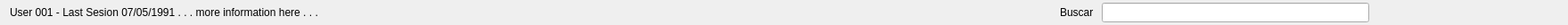
<?xml version="1.0" encoding="UTF-8"?>
<ui version="4.0">
 <class>UI_STATUS_BAR</class>
 <widget class="QWidget" name="UI_STATUS_BAR">
  <property name="geometry">
   <rect>
    <x>0</x>
    <y>0</y>
    <width>1759</width>
    <height>28</height>
   </rect>
  </property>
  <property name="cursor">
   <cursorShape>ArrowCursor</cursorShape>
  </property>
  <property name="windowTitle">
   <string>Form</string>
  </property>
  <layout class="QGridLayout" name="gridLayout_2">
   <property name="topMargin">
    <number>0</number>
   </property>
   <property name="bottomMargin">
    <number>0</number>
   </property>
   <item row="0" column="0">
    <layout class="QGridLayout" name="gridLayout">
     <item row="0" column="0">
      <widget class="QLabel" name="label_Mensaje">
       <property name="palette">
        <palette>
         <active>
          <colorrole role="WindowText">
           <brush brushstyle="SolidPattern">
            <color alpha="255">
             <red>106</red>
             <green>106</green>
             <blue>106</blue>
            </color>
           </brush>
          </colorrole>
          <colorrole role="Text">
           <brush brushstyle="SolidPattern">
            <color alpha="255">
             <red>0</red>
             <green>0</green>
             <blue>0</blue>
            </color>
           </brush>
          </colorrole>
         </active>
         <inactive>
          <colorrole role="WindowText">
           <brush brushstyle="SolidPattern">
            <color alpha="255">
             <red>0</red>
             <green>0</green>
             <blue>0</blue>
            </color>
           </brush>
          </colorrole>
          <colorrole role="Text">
           <brush brushstyle="SolidPattern">
            <color alpha="255">
             <red>0</red>
             <green>0</green>
             <blue>0</blue>
            </color>
           </brush>
          </colorrole>
         </inactive>
         <disabled>
          <colorrole role="WindowText">
           <brush brushstyle="SolidPattern">
            <color alpha="255">
             <red>120</red>
             <green>120</green>
             <blue>120</blue>
            </color>
           </brush>
          </colorrole>
          <colorrole role="Text">
           <brush brushstyle="SolidPattern">
            <color alpha="255">
             <red>120</red>
             <green>120</green>
             <blue>120</blue>
            </color>
           </brush>
          </colorrole>
         </disabled>
        </palette>
       </property>
       <property name="text">
        <string>User 001 - Last Sesion 07/05/1991 . . . more information here . . .</string>
       </property>
       <property name="scaledContents">
        <bool>false</bool>
       </property>
       <property name="textInteractionFlags">
        <set>Qt::LinksAccessibleByMouse|Qt::TextSelectableByMouse</set>
       </property>
      </widget>
     </item>
     <item row="0" column="1">
      <spacer name="horizontalSpacer_3">
       <property name="orientation">
        <enum>Qt::Horizontal</enum>
       </property>
       <property name="sizeType">
        <enum>QSizePolicy::Expanding</enum>
       </property>
       <property name="sizeHint" stdset="0">
        <size>
         <width>1000</width>
         <height>17</height>
        </size>
       </property>
      </spacer>
     </item>
     <item row="0" column="2">
      <widget class="QLabel" name="label_3">
       <property name="text">
        <string>Buscar </string>
       </property>
      </widget>
     </item>
     <item row="0" column="3">
      <widget class="QLineEdit" name="lineEdit_Buscar">
       <property name="minimumSize">
        <size>
         <width>300</width>
         <height>0</height>
        </size>
       </property>
       <property name="maximumSize">
        <size>
         <width>300</width>
         <height>16777215</height>
        </size>
       </property>
       <property name="cursor">
        <cursorShape>IBeamCursor</cursorShape>
       </property>
      </widget>
     </item>
     <item row="0" column="4">
      <layout class="QGridLayout" name="gridLayout_5">
       <item row="0" column="1">
        <widget class="QPushButton" name="pushButton_Buscar">
         <property name="sizePolicy">
          <sizepolicy hsizetype="Fixed" vsizetype="Fixed">
           <horstretch>0</horstretch>
           <verstretch>0</verstretch>
          </sizepolicy>
         </property>
         <property name="text">
          <string/>
         </property>
         <property name="icon">
          <iconset resource="Icons/Icons.qrc">
           <normaloff>:/Icons/1349145121_Black_Search.png</normaloff>:/Icons/1349145121_Black_Search.png</iconset>
         </property>
         <property name="checkable">
          <bool>false</bool>
         </property>
         <property name="flat">
          <bool>true</bool>
         </property>
        </widget>
       </item>
       <item row="0" column="2">
        <widget class="QPushButton" name="pushButton_BusquedaAvanzada">
         <property name="sizePolicy">
          <sizepolicy hsizetype="Fixed" vsizetype="Fixed">
           <horstretch>0</horstretch>
           <verstretch>0</verstretch>
          </sizepolicy>
         </property>
         <property name="text">
          <string/>
         </property>
         <property name="icon">
          <iconset resource="Icons/Icons.qrc">
           <normaloff>:/Icons/1349145287_Black_Settings.png</normaloff>:/Icons/1349145287_Black_Settings.png</iconset>
         </property>
         <property name="flat">
          <bool>true</bool>
         </property>
        </widget>
       </item>
      </layout>
     </item>
     <item row="0" column="5">
      <spacer name="horizontalSpacer">
       <property name="orientation">
        <enum>Qt::Horizontal</enum>
       </property>
       <property name="sizeType">
        <enum>QSizePolicy::Fixed</enum>
       </property>
       <property name="sizeHint" stdset="0">
        <size>
         <width>120</width>
         <height>13</height>
        </size>
       </property>
      </spacer>
     </item>
    </layout>
   </item>
  </layout>
 </widget>
 <resources>
  <include location="Icons/Icons.qrc"/>
 </resources>
 <connections/>
</ui>
